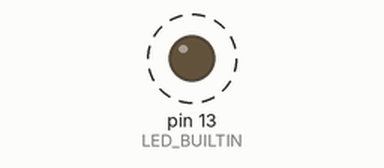
Bench run of a sketch on a simulated Arduino Uno, built with avr-gcc and run on an emulated ATmega328P. Shown: output pins drawn as LEDs (lit = HIGH). Dashed ring = blinking.

Above: at 0.05 s.
Timing chart, 0 to 3.0 s (numbered marks = the images above):
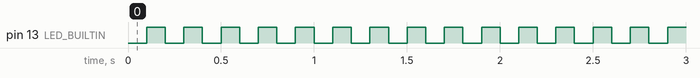

The sketch:

SOLVING_DELAY_PROBLEM_BY_TIMER.ino
```cpp
long t=0,duration=0;//DECLARE TIMER AND DURATION YOU WANT TO DELAY
int i=0;


void setup() {

   pinMode(LED_BUILTIN,OUTPUT);
   digitalWrite(LED_BUILTIN,LOW);
   t=millis(); //SET t = TIMER
}

void loop() {
  duration=millis()-t;
  if(duration>=100) //AFTER 10 SECOND DO THE NEXT
  {
   digitalWrite(LED_BUILTIN,!digitalRead(LED_BUILTIN));
    t=millis();//DIFFERENT BETWEEN t AND duration IS ZERO
  }

}
```

Measured:
- by itself, pin 13 (LED_BUILTIN): alternates HIGH for 0.10 s and LOW for 0.10 s
